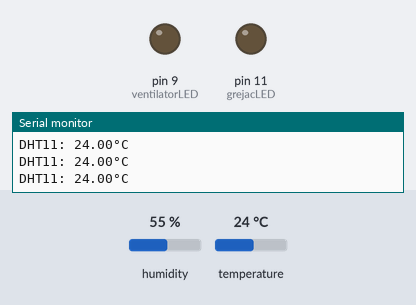
The sketch below on a simulated Arduino Uno, built with avr-gcc and run on an emulated ATmega328P. Shown: output pins drawn as LEDs (lit = HIGH), the last lines printed to the serial monitor. The test bench sets the inputs (shaded band); at power-on: temperature 24 °C, humidity 55 %.

Above: at 1.2 s.
1.3 s: temperature set to 21 °C
2.8 s: temperature set to 18 °C
At 3.3 s:
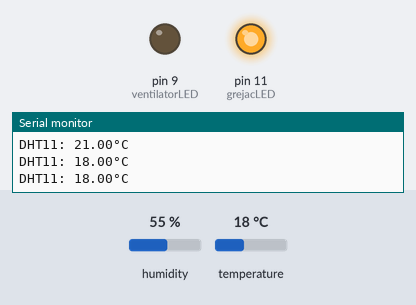
4.4 s: temperature set to 23 °C
5.9 s: temperature set to 26 °C
At 6.7 s:
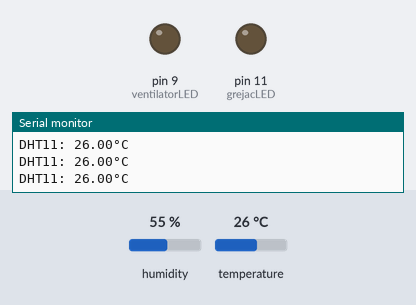
7.5 s: temperature set to 28 °C
9.0 s: temperature set to 31 °C
At 10.2 s:
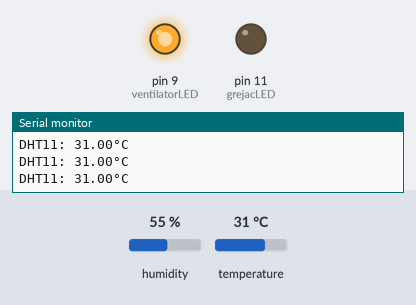
Timing chart, 0 to 11.6 s (numbered marks = the images above; inputs shaded):
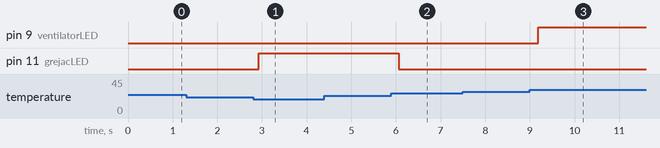

Measured:
- the behaviour switches between 20 and 19 °C on temperature (found by bisection; images 0 and 1)
- the behaviour switches between 24 and 25 °C on temperature (found by bisection; images 1 and 2)
- the behaviour switches between 29 and 30 °C on temperature (found by bisection; images 2 and 3)
- after the input at 2.8 s, pin 11 (grejacLED): LOW → HIGH after 0.13 s
- after the input at 5.9 s, pin 11 (grejacLED): HIGH → LOW after 0.16 s
- after the input at 9.0 s, pin 9 (ventilatorLED): LOW → HIGH after 0.19 s

The sketch:

B21_Program.ino
```cpp
// ---  B21 - Regulisanje temperature u plasteniku
// ---  Autor: Zoran Todorovic
// ---  09.06.2022.


// [Biblioteke] //
#include <dht.h> // ukljucivanje DHT biblioteke

dht DHT;

// [Promenljive za pinove] //
#define DHT11_PIN A0 // pin na koji je spojen DHT (analogni ili digitalni, ali digitalni preporucujem)
const int grejacLED = 11;   // pin na koji je spojen grejac (LED)
const int ventilatorLED = 9; // pin na koji je spojen ventilator (LED)


void setup(){
  Serial.begin(9600);
  pinMode(grejacLED, OUTPUT);
  pinMode(ventilatorLED, OUTPUT);
}


void loop(){
  DHT.read11(DHT11_PIN);
  Serial.println("DHT11: " + String(DHT.temperature) + "°C");

  // [Regulsanje LED na osnovu DHT Temperature ] //
  if(DHT.temperature < 20) digitalWrite(grejacLED, HIGH);
  else if(DHT.temperature >= 25 && digitalRead(grejacLED)) digitalWrite(grejacLED, LOW);
  if(DHT.temperature >= 30) digitalWrite(ventilatorLED, HIGH);
  else if(DHT.temperature <= 25 && digitalRead(ventilatorLED)) digitalWrite(ventilatorLED, LOW);

  delay(200);
}
```
